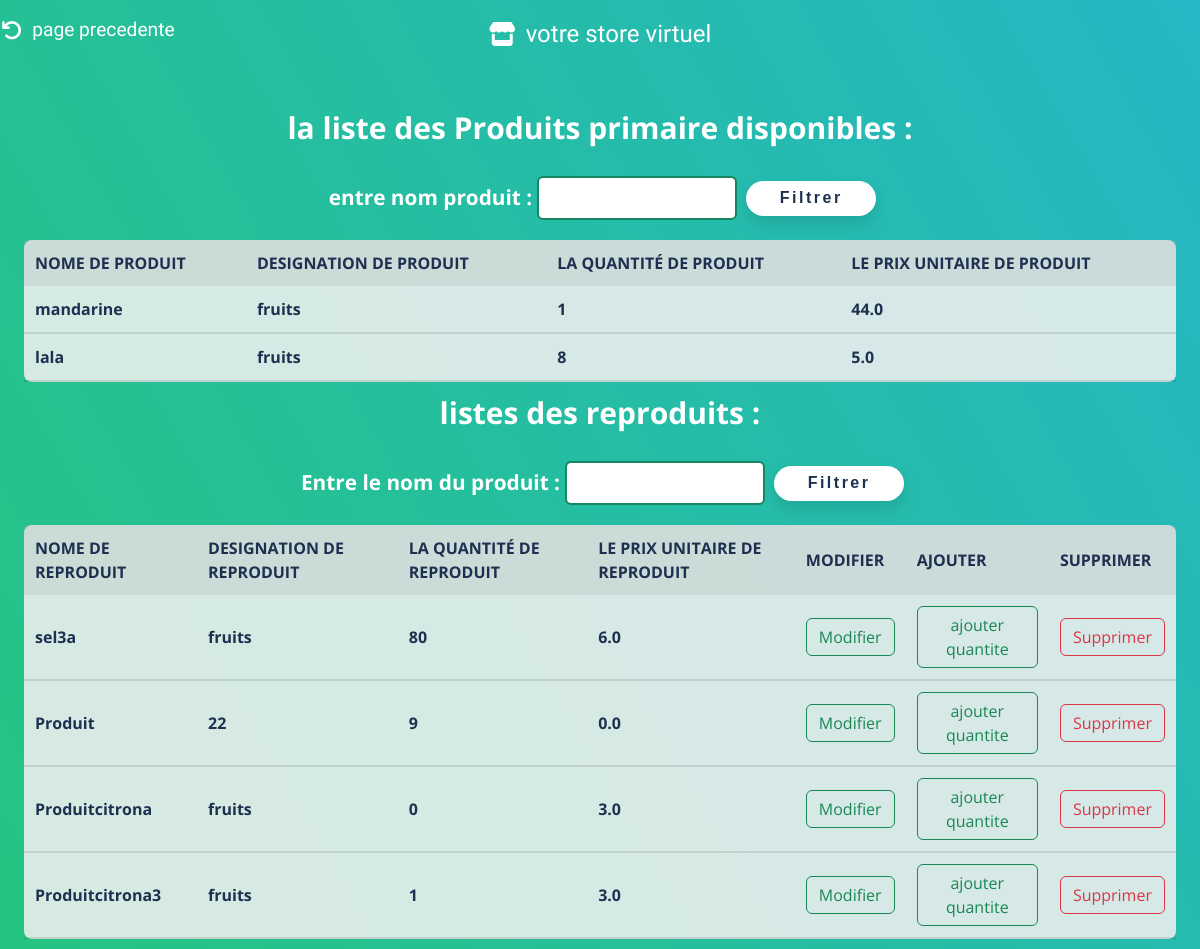
/2/afficher_stock_centre/, run on the app's committed database.
### magasinier/models.py (models this page shows, shortened)
class Stock_centre_primaire(models.Model):#cette classe contient stock centre des produit primaire
    Centre = models.ForeignKey(Centre, on_delete=models.CASCADE)
    nomP = models.CharField(max_length=50, default = 'Produit')
    designation = models.CharField(max_length=100, null=True)
    qte = models.IntegerField(default=1)
    prix_unitaire = models.FloatField(max_length=10, default=0)

class reProduit(models.Model):#cette classe contient stock des produit reproduit
    nomP = models.CharField(max_length=50, default = 'Produit')
    Centre = models.ForeignKey(Centre, on_delete=models.CASCADE, default=0)
    Produit_primaire = models.ForeignKey(Stock_centre_primaire,on_delete=models.CASCADE)
    qte_Produit_primaire=models.IntegerField(default=1)
    designation = models.CharField(max_length=100, null=True)
    qte_reProduit= models.IntegerField(default=1)
    prix_unitaire = models.FloatField(max_length=10, default=0)

### magasinier/views.py (the view)
# urls.py: path('<int:selected_center>/afficher_stock_centre/', views.afficher_stock_centre, name='afficher_stock_centre'),
def afficher_stock_centre(request, selected_center):
    cherch = request.GET.get('chercher_primaire')
    cherch2 = request.GET.get('chercher_reproduit')
    stock = Stock_centre_primaire.objects.filter(Centre=selected_center)
    rep = reProduit.objects.filter(Centre=selected_center)
    if cherch:
        stock = stock.filter(nomP__startswith=cherch)
    if cherch2:
        rep = rep.filter(nomP__startswith=cherch2)
    return render(request, "stock_centre.html", {"stock": stock,"rep":rep,'selected_center': selected_center})

### magasinier/templates/stock_centre.html (shortened to what this page needs)
<!DOCTYPE html>
<html lang="en">
    {% load static %}
<head>
    <link rel="stylesheet" type="text/css" href="{% static 'css/bootstrap.min.css' %}">
    <link rel="stylesheet" href="{% static 'css/styleModal.css' %}">
    <link href="{% static 'fontawesomefree/css/all.min.css' %}" rel="stylesheet" type="text/css">
    <link
      rel="stylesheet"
      href="{% static 'css/list2.css' %}"
      type="text/css"
    />
</head>
<body>
  <a href="{% url 'gestion_responsable' selected_center=selected_center %}" style="all: unset"><div class="logo"  onmouseover="document.querySelector('.fa-arrow-rotate-left').style.color='rgba(255, 255, 255, 0.39)';
    this.style.color='rgba(255, 255, 255, 0.39)';"onmouseout="document.querySelector('.fa-arrow-rotate-left').style.color='rgb(255, 255, 255)';
    this.style.color='rgb(255, 255, 255)'; " style=" position: absolute;
        top: 0;
        left: 0;
        cursor: pointer;
        text-wrap: nowrap;
        display: flex;
        align-items: center;
        justify-content: center;
        padding: 6px;
        font-family: 'Bubblegum Sans', sans-serif;
        color: rgb(255, 255, 255);
        font-size: 1.2rem;
        background-color: transparent;
        border-radius: 30px;
        transition: 0.2s;
        font-weight: 100;
        margin-left: 28px;
        width: 10%;
        margin-top: 10px;"><i class="fa-solid fa-arrow-rotate-left" style="font-size: 1.3rem;color: white; margin-right: 10px;"></i>page precedente</div></a>
    <a href="{% url 'gestion_responsable' selected_center=selected_center %}" style="all: unset"><div class="logo"  onmouseover="this.style.backgroundColor='rgba(255, 255, 255, 0.39)';"onmouseout="this.style.backgroundColor='transparent'; " style=" position: absolute;
        top: 0;
        left: 50%;
        transform: translateX(-50%);
        cursor: pointer;
        text-wrap: nowrap;
        display: flex;
        align-items: center;
        justify-content: center;
        padding: 6px;
        font-family: 'Bubblegum Sans', sans-serif;
        color: rgb(255, 255, 255);
        font-size: 1.5rem;
        background-color: transparent;
        border-radius: 30px;
        transition: 0.8s;
        font-weight: 100;
        width: 20%;
        margin-top: 10px;"><i class="fa-solid fa-store" style="font-size: 1.5rem;color: white; margin-right: 10px;"></i>votre store virtuel</div></a>
    <h4> la liste des Produits primaire disponibles : </h4>
    <form method="GET" action="{% url 'afficher_stock_centre' selected_center=selected_center %}">
        <label for="chercher">entre nom produit :</label>
        <input type="text" id="chercher" name="chercher_primaire">
        <button type="submit">Filtrer</button>
    </form>
    <table>
        <tr class="table-info">
            <th>Nome de produit</th>
            <th>Designation de produit</th>
            <th>la Quantité de produit</th>
            <th>le prix unitaire de produit</th>
        </tr>
         {% for s in stock %}
         <tr>
         <td> {{s.nomP}} </td>
         <td> {{s.designation}} </td>
         <td> {{s.qte}} </td>
         <td> {{s.prix_unitaire}} </td>
         </tr>
         {% endfor%}
    </table>
    <h4 style="margin-top: 3px;"> listes des reproduits : </h4>
    <form method="GET" action="{% url 'afficher_stock_centre' selected_center=selected_center %}">
        <label for="chercher2">Entre le nom du produit :</label>
        <input type="text" id="chercher2" name="chercher_reproduit">
        <button type="submit">Filtrer</button>
    </form>
    <table>
        <tr class="table-info">
            <th>Nome de reproduit</th>
            <th>Designation de reproduit</th>
            <th>la Quantité de reproduit</th>
            <th>le prix unitaire de reproduit</th>
            <th>modifier</th>
            <th>ajouter</th>
            <th>Supprimer</th>
        </tr>
         {% for r in rep %}
         <tr>
         <td> {{r.nomP}} </td>
         <td> {{r.designation}} </td>
         <td> {{r.qte_reProduit}} </td>
         <td> {{r.prix_unitaire}} </td>
         <td><a href="{% url 'modifier_reProduit' selected_center=selected_center reproduit_id=r.id %}" class="btn btn-outline-success"> Modifier </a></td>
         <td><a href="{% url 'ajouter_qte_reproduit' selected_center=selected_center reproduit_id=r.id %}" class="btn btn-outline-success"> ajouter quantite </a></td>
         <td><a href="#" class="btn btn-outline-danger"  onclick="confirmDelete('{{ selected_center }}','{{ r.id }}')">Supprimer</a></td>
         </tr>
         {% endfor%}
    </table>
</body>
</html>

### magasinier/static/css/list2.css (style rules this page uses)
* { margin: 0; padding: 0; color: #fff; font-family: 'Open Sans', sans-serif; font-weight: bold; }
body { background: linear-gradient(60deg, #25c481, #25b7c4); display: flex; align-items: center; justify-content: center; flex-direction: column; }
h4 { margin: 30px;margin-top: 110px; font-size: 30px;font-weight: bold; }
form { display: flex; align-items: center; justify-content: center; font-family: Arial, sans-serif; }
form label { display: block; margin-left: 5px; margin-right: 5px; font-weight: bold; font-size: 1.3rem; color: #ffffff; }
form input[type="text"], form input[type="date"], form input[type="day"], form input[type="month"], form input[type="year"] { padding: 8px; font-size: 16px; border: 2px solid #168761; border-radius: 6px; color: #168761; transition: border-color 0.3s ease; width: 200px; }
form button[type="submit"] { margin-left: 9px; width: 130px; height: 35px; font-weight: bold; letter-spacing: 2.5px; color: rgb(30,48,80); background-color: #fff; border: none; border-radius: 25px; box-shadow: 0px 8px 15px rgba(0, 0, 0, 0.1); transition: all 0.3s ease 0s; cursor: pointer; outline: none; }
table { margin-bottom: 10px; width: 96%; background-color: rgba(240, 240, 240, 0.87); margin-top: 20px; border-collapse: collapse; border-radius: 8px; }
th, td { padding: 11px; text-align: left; font-weight: bold; font-size: 16px; color: rgb(30,48,80); }
th { background-color: rgba(159, 159, 159, 0.2); text-transform: uppercase; }
td { border-bottom: solid 2px rgba(5, 5, 5, 0.1); }

### data on the page
Stock_centre_primaire: nomP "mandarine", designation "fruits", qte "1", prix_unitaire "44.0"
Stock_centre_primaire: nomP "lala", designation "fruits", qte "8", prix_unitaire "5.0"
reProduit: nomP "sel3a", designation "fruits", qte_reProduit "80", prix_unitaire "6.0"
reProduit: nomP "Produit", designation "22", qte_reProduit "9", prix_unitaire "0.0"
reProduit: nomP "Produitcitrona", designation "fruits", qte_reProduit "0", prix_unitaire "3.0"
reProduit: nomP "Produitcitrona3", designation "fruits", qte_reProduit "1", prix_unitaire "3.0"
